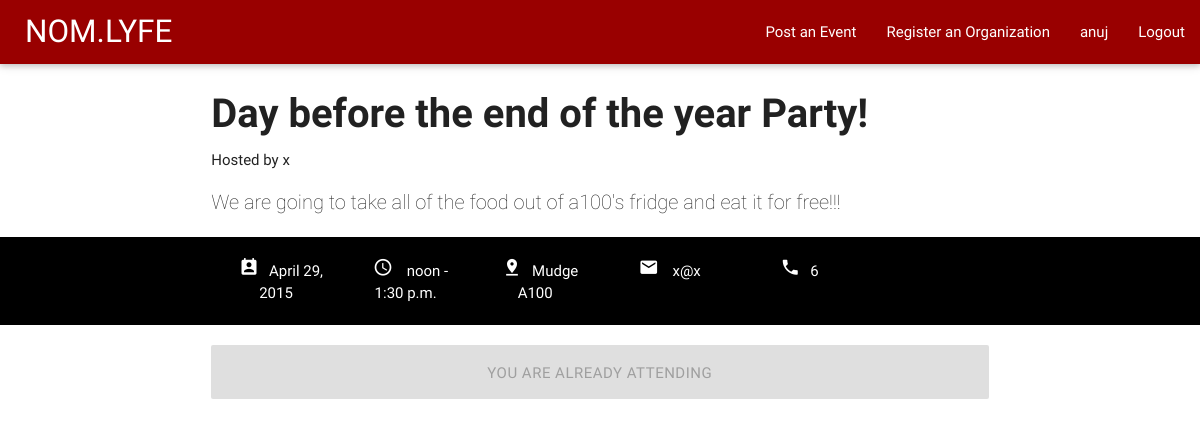
The app's page /event/3 (signed in) with its own data.
### backend/models.py (models this page shows, shortened)
class FoodEvent(models.Model):
	id = models.AutoField(primary_key=True)
	company = models.ForeignKey(Company, related_name="events")
	name = models.CharField(max_length=50)
	date = models.DateField(blank=True, default=None, null=True)
	startTime = models.TimeField(blank=True, default=None, null=True)
	endTime = models.TimeField(blank=True, default=None, null=True)
	location = models.CharField(max_length=50)
	description = models.CharField(max_length=100)
	attendees = models.ManyToManyField(User, related_name="attended_events")

class Company(models.Model):
	id = models.AutoField(primary_key=True)
	name = models.CharField(max_length=50)
	phone = models.CharField(max_length=20)
	email = models.CharField(max_length=20)
	website = models.CharField(max_length=50)

### nom/views.py (the view)
# urls.py: url(r'^event/(?P<id>[0-9]+)$', EventPageView.as_view())
class EventPageView(View):
  @method_decorator(login_required)
  def get(self, request, id):
    id = int(id)
    if (not FoodEvent.objects.filter(id = id).count()):
      return HttpResponseRedirect("/")
    event = FoodEvent.objects.get(id = id)
    context = Context.get_base_context(request)
    context["event"] = get_event_data(event)
    context["attendees"] = map(lambda x: x.name, event.attendees.all())
    user_email = request.user.__dict__["_wrapped"].email
    ud = UserData.objects.get(email = user_email)
    context["attending"] = event in ud.attended_events.all()
    return render(request, 'event.html', context)

### nom/views.py (called while the page is built)
def get_event_data(event):
  data = {}
  data["name"] = event.name
  data["num_attendees"] = event.attendees.count()
  data["org_name"] = event.company.name
  data["org_id"] = event.company.id
  data["org_phone"] = event.company.phone
  data["org_email"] = event.company.email
  data["start_time"] = event.startTime
  data["end_time"] = event.endTime
  data["date"] = event.date
  data["location"] = event.location
  data["description"] = event.description
  data["id"] = event.id
  return data

  @staticmethod
  def get_base_context(request):
    context = {"user": request.user}
    if (request.user.is_authenticated()):
      email = request.user.__dict__["_wrapped"].email
      ud = UserData.objects.get(email = email)
      context["ud"] = ud.__dict__
      context["ud"]["has_org"] = bool(ud.orgs.count())
    return context

### nom/templates/event.html
{% extends 'base.html' %}
{% load staticfiles %}
{% block css %}
  <link type="text/css" rel="stylesheet" href="{% static 'css/event.css' %}"  media="screen,projection"/>
{% endblock %}
{% block body %}
  <div class="row">
    <div class="col m8 s12 offset-m2">
      <div class="event-name">
        {{ event.name }}
      </div>
      <div class="event-host">
        Hosted by {{ event.org_name }}
      </div>
      <div class="event-desc">
        {{ event.description }}
      </div>
    </div>
  </div>
  <div class="row data-row">
    <div class="row white-text">
      <div class="col m8 s12 offset-m2">
        <div class="row" style="margin-bottom:0;">
          <div class="col m2 s6">
            <i class="data-text mdi-action-perm-contact-cal"></i>{{ event.date }}
          </div>
          <div class="col m2 s6">
            <i class="data-text mdi-device-access-time"></i> {{ event.start_time }} - {{ event.end_time }}
          </div>
          <div class="col m2 s6">
            <i class="data-text mdi-maps-pin-drop"></i>{{ event.location }}
          </div>
          <div class="col m2 s6">
            <i class="data-text mdi-communication-email"></i> {{ event.org_email }}
          </div>
          <div class="col m2 s6">
            <i class="data-text mdi-communication-phone"></i>{{ event.org_phone }}
          </div>
        </div>
      </div>
    </div>
  </div>
  <div class="row">
    <div class="col m8 s12 offset-m2">
      {% if attending %}
        <a disabled style="width:100%" class="disabled waves-effect waves-light btn-large">You are already attending</a>
      {% else %}
        <a href = "/joinevent/{{event.id}}" style="width:100%" class="rsvp-btn waves-effect waves-light btn-large">RSVP</a>
      {% endif %}
    </div>
  </div>
{% endblock %}

### nom/templates/base.html (shortened to what this page needs)
{% load staticfiles %}
<html>
  <head>
    <link type="text/css" rel="stylesheet" href="{% static 'css/materialize.min.css' %}"  media="screen,projection"/>
    <link type="text/css" rel="stylesheet" href="{% static 'css/base.css' %}"  media="screen,projection"/>
    {% block css %}{% endblock %}
  </head>
  <body>
    <nav>
      <div class="nav-wrapper">
        <a href="/" class="brand-logo">NOM.LYFE</a>
        <ul id="nav-mobile" class="right hide-on-med-and-down">
          {% if user.is_authenticated %}
            {% if ud.has_org %}
              <li><a href="/createevent">Post an Event</a></li>
            {% endif %}
            <li><a href="/createorganization">Register an Organization</a></li>
            <li><a href="/profile/{{ user }}">{{ user }}</a></li>
            <li><a href="/logout">Logout</a></li>
          {% else %}
            <li><a href="/login">Login</a></li>
            <li><a href="/signup">Signup</a></li>
          {% endif %}
        </ul>
      </div>
    </nav>
    {% block body %}{% endblock %}
  </body>
</html>

### static/css/base.css (style rules this page uses)
.nav-wrapper { background-color: #990000; }
.brand-logo { padding-left: 25px !important; }

### static/css/event.css (style rules this page uses)
.event-name { font-size: 40px; font-weight: 800; margin-top: 20px; }
.event-host { font-size: 15px; margin-top: 5px; margin-bottom: 15px; }
.event-desc { font-weight: 100; font-size: 20px; }
.data-row { background-color: black; text-align: center; padding-top: 15px; }
.data-text { padding: 10px; font-size: 20px; }

### records on screen
FoodEvent: name "Day before the end of the year Party!", description "We are going to take all of the food out of a100's fridge and eat it for free!!!", date "April 29, 2015", start_time "noon", end_time "1:30 p.m.", location "Mudge A100"
Company: org_email "x@x"

### other values on screen
{{ user }} "anuj"
{{ event.org_name }} "x"
{{ event.org_phone }} "6"
